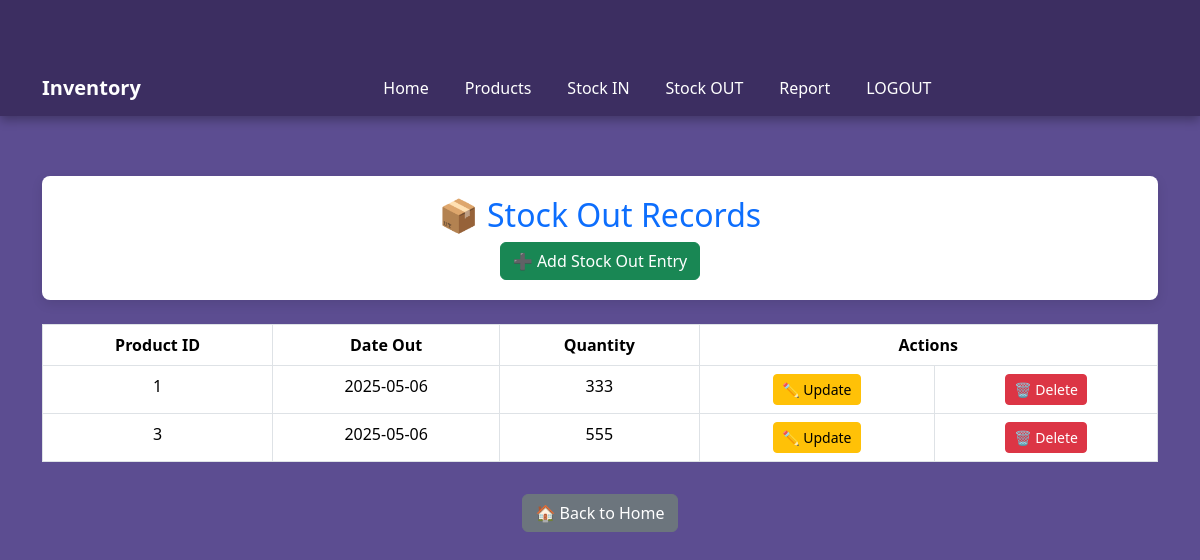
/stockout_select.php, run on the app's committed database.
### tables this page shows
CREATE TABLE `stock_out` (
  `Product_Id_out` int(11) NOT NULL,
  `Date_out` date NOT NULL DEFAULT current_timestamp(),
  `Quantity_out` varchar(250) NOT NULL
);

### stockout_select.php (the view, shortened to what this page needs)
<!DOCTYPE html>
<html lang="en">
<head>
    <link href="https://cdn.jsdelivr.net/npm/bootstrap@5.3.0/dist/css/bootstrap.min.css" rel="stylesheet">
  <link href="https://cdn.jsdelivr.net/npm/bootstrap@5.3.3/dist/css/bootstrap.min.css" rel="stylesheet">
</head>
<body>
<nav class="navbar navbar-expand-lg navbar-custom">
  <div class="container">
    <a class="navbar-brand text-white fw-bold" href="#">Inventory</a>
    <div class="collapse navbar-collapse justify-content-center" id="navMenu">
      <ul class="navbar-nav">
        <li class="nav-item"><a class="nav-link" href="#">Home</a></li>
        <li class="nav-item"><a class="nav-link" href="product.php">Products</a></li>
        <li class="nav-item"><a class="nav-link" href="stock_in.php">Stock IN</a></li>
        <li class="nav-item"><a class="nav-link" href="stockout.php">Stock OUT</a></li>
        <li class="nav-item"><a class="nav-link" href="report.php">Report</a></li>
        <li class="nav-item"><a class="nav-link" href="logout.php">LOGOUT</a></li>
      </ul>
    </div>
  </div>
</nav>
<div class="container">
    <div class="header text-center mb-4">
        <h2 class="text-primary">📦 Stock Out Records</h2>
        <a href="stockout.php" class="btn btn-success">➕ Add Stock Out Entry</a>
    </div>
    <table class="table table-bordered table-hover bg-white">
        <thead class="text-center">
            <tr>
                <th>Product ID</th>
                <th>Date Out</th>
                <th>Quantity</th>
                <th colspan="2">Actions</th>
            </tr>
        </thead>
        <tbody class="text-center">
        <?php
        include("connect.php");
        $sql = "SELECT * FROM `stock_out`";
        $query = mysqli_query($conn, $sql);
        if ($query && mysqli_num_rows($query) > 0) {
            while ($row = mysqli_fetch_assoc($query)) {
                $id = $row['Product_Id_out'];
                $date = $row['Date_out'];
                $quantity = $row['Quantity_out'];
                echo "
                    <tr>
                        <td>$id</td>
                        <td>$date</td>
                        <td>$quantity</td>
                        <td class='action-btns'>
                            <a href='stockout_update.php?id=$id' class='btn btn-warning btn-sm'>✏️ Update</a>
                        </td>
                        <td>
                            <a href='stockout_delete.php?id=$id' class='btn btn-danger btn-sm'>🗑️ Delete</a>
                        </td>
                    </tr>
                ";
            }
        } else {
            echo "<tr><td colspan='5' class='text-center text-danger'>No records found.</td></tr>";
        }
        ?>
        </tbody>
    </table>
    <div class="text-center">
        <a href="index.php" class="btn btn-secondary mt-3">🏠 Back to Home</a>
    </div>
</div>
</body>
</html>

### stockout_select.php (style rules this page uses)
body { background-color: #f0f2f5; }
.container { margin-top: 60px; }
.table thead { background-color: #1877f2; color: white; }
.header { background-color: white; padding: 20px; border-radius: 8px; box-shadow: 0px 4px 12px rgba(0,0,0,0.1); }
body { background-color: #5c4d91; font-family: 'Segoe UI', Tahoma, Geneva, Verdana, sans-serif; }
.navbar-custom { background-color: #3c2e61; box-shadow: 0 4px 10px rgba(0, 0, 0, 0.3); }
.navbar-nav .nav-link { color: #fff !important; font-weight: 500; margin: 0 10px; position: relative; transition: all 0.3s ease-in-out; }
.navbar-nav .nav-link::after { content: ''; position: absolute; bottom: 0; left: 0; width: 0%; height: 3px; background-color: #ffc107; transition: width 0.4s ease-in-out; }

### data on the page
stock_out: Product_Id_out "1", Date_out "2025-05-06", Quantity_out "333"
stock_out: Product_Id_out "3", Date_out "2025-05-06", Quantity_out "555"
